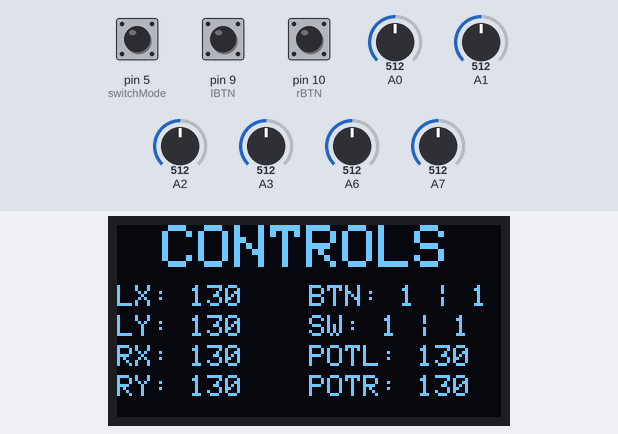
This sketch was run on a simulated Arduino Nano, built with avr-gcc and run on an emulated ATmega328P. Parts: 128×64 one-colour display. Inputs (shaded band) come from the test bench; at power-on: A0 = 512, A1 = 512, A2 = 512, A3 = 512, A6 = 512, A7 = 512, pin 5 (switchMode) HIGH, pin 9 (lBTN) HIGH, pin 10 (rBTN) HIGH. No radio packets arrive unless stated; what the sketch prints to the serial monitor is not drawn.

Above: at 3.7 s.
3.8 s: A0 set to 716
At 4.3 s:
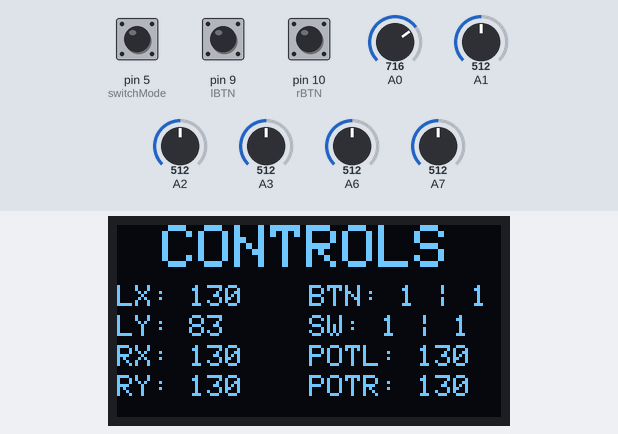
5.3 s: A1 set to 716
At 6.4 s:
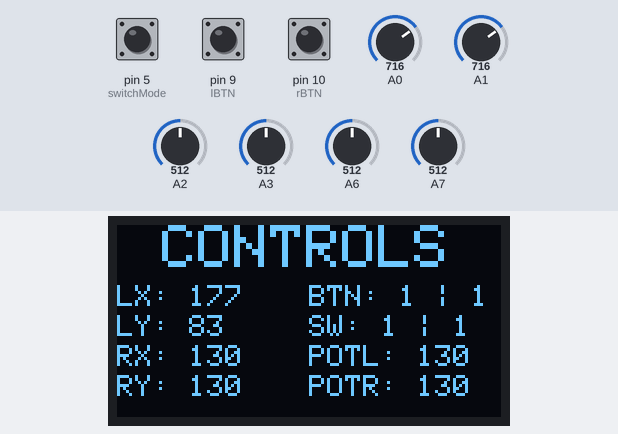
6.8 s: A2 set to 716
At 7.7 s:
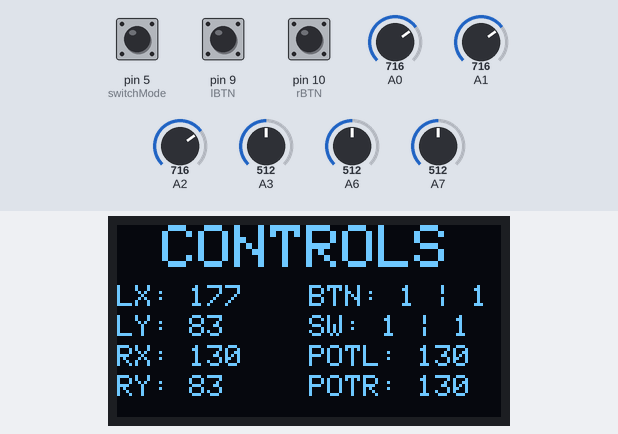
8.3 s: A3 set to 716
At 9.5 s:
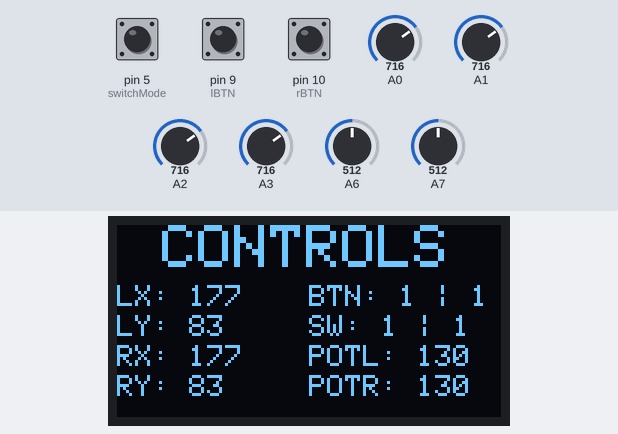
9.8 s: A6 set to 716
At 10.3 s:
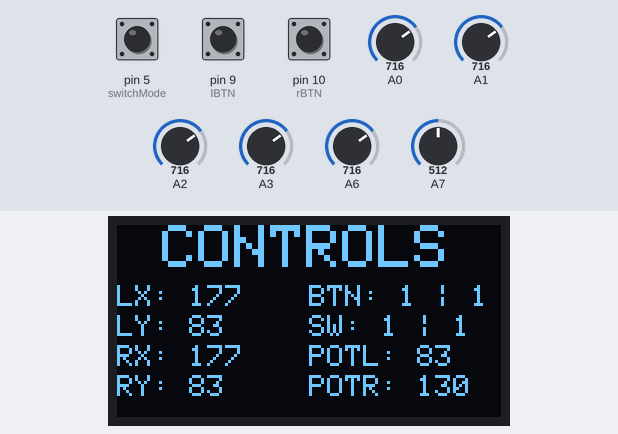
11.3 s: A7 set to 716
At 12.4 s:
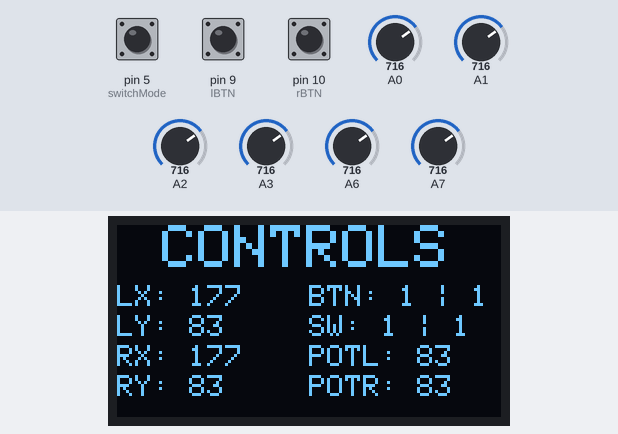
Timing chart, 0 to 13.8 s (numbered marks = the images above; inputs shaded):
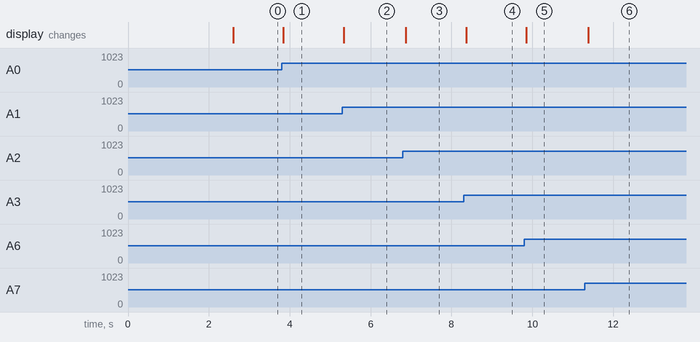

Measured:
- after the input at 3.8 s, the display: changes at once (image 1)
- after the input at 5.3 s, the display: changes at once (image 2)
- after the input at 6.8 s, the display: changes after 0.07 s (image 3)
- after the input at 8.3 s, the display: changes after 0.06 s (image 4)
- after the input at 9.8 s, the display: changes after 0.05 s (image 5)
- after the input at 11.3 s, the display: changes after 0.08 s (image 6)

The sketch:

RF-Moduli-Mini.ino
```cpp
/*
* Transmitter Code for RF Moduli Mini
* Written by Christopher Lai
* For loklokfafa
*
* Last Updated: 11/14/2022
*/
#include <SPI.h>
#include <nRF24L01.h>
#include <RF24.h>

#include <Wire.h>
#include <Adafruit_GFX.h>
#include <Adafruit_SSD1306.h>

#define SCREEN_WIDTH 128 // OLED display width, in pixels
#define SCREEN_HEIGHT 64 // OLED display height, in pixels

// Declaration for an SSD1306 display connected to I2C (SDA, SCL pins)
Adafruit_SSD1306 display(SCREEN_WIDTH, SCREEN_HEIGHT, &Wire, -1);

RF24 radio(7, 8); // CE, CSN
const byte address[6] = "00501";
const uint8_t  channel = 102;

int lowmap = 10;
int highmap = 250;

// Define the digital inputs
#define lBTN 9  // Joystick button 1
#define rBTN 10  // Joystick button 2
#define switchL 0 // Left Switch
#define switchR 1 // Right Switch
#define switchMode 5 // Mode Switch

// Max size 32 bytes because of buffer limit
struct CMD_Packet {
  byte leftstickx;
  byte leftsticky;
  byte rightstickx;
  byte rightsticky;
  byte btnleft;
  byte btnright;
  byte potleft;
  byte potright;
  byte modeSW;
  byte leftSW;
  byte rightSW;
};

//Make command packet
CMD_Packet packet;

void setup() {
  Serial.begin(9600);
  radio.begin();
  radio.openWritingPipe(address);
  radio.setPALevel(RF24_PA_LOW,0);
  radio.setChannel(channel);
  radio.stopListening();
  Serial.println("Sending");

  // Check for OLED Availability
  if(!display.begin(SSD1306_SWITCHCAPVCC, 0x3C)) { // Address 0x3D for 128x64
    Serial.println(F("SSD1306 allocation failed"));
    for(;;);
  }

  display.clearDisplay();

  display.setTextSize(2);
  display.setTextColor(WHITE);
  display.setCursor(0, 0);
  display.println("LOADING...");
  display.setCursor(0, 20);
  display.println("Setting Up");
  display.setCursor(0, 40);
  display.println("RF Moduli");
  display.display();
  delay(2500);

  //Set Up Controls
  pinMode(lBTN, INPUT_PULLUP);
  pinMode(rBTN, INPUT_PULLUP);
  pinMode(switchL, INPUT_PULLUP);
  pinMode(switchR, INPUT_PULLUP);
  pinMode(switchMode, INPUT_PULLUP);
}

void loop() {

  // Read all analog inputs and map them to one Byte value
  //Gather Left Stick Values
  packet.leftstickx = map(analogRead(A1),0,1023,lowmap,highmap);
  packet.leftsticky = map(analogRead(A0),0,1023,highmap,lowmap);

  //Gather Right Stick Values
  packet.rightstickx = map(analogRead(A3),0,1023,lowmap,highmap);
  packet.rightsticky = map(analogRead(A2),0,1023,highmap,lowmap);

  // Read all digital inputs
  packet.btnleft = digitalRead(lBTN);
  packet.btnright = digitalRead(rBTN);
  packet.modeSW = digitalRead(switchMode);
  packet.leftSW = digitalRead(switchL);
  packet.rightSW = digitalRead(switchR);

  // Read potentiometer values and assign them to packet
  packet.potleft = map(analogRead(A6),0,1023,highmap,lowmap);
  packet.potright = map(analogRead(A7),0,1023,highmap,lowmap);

  // Send the whole data from the structure to the receiver
  radio.write(&packet, sizeof(packet));

  // debug();
  OLED_display();

  delay(5);
}

void OLED_display()
{
  display.clearDisplay();
  display.setTextSize(2);
  display.setTextColor(WHITE);
  display.setCursor(15,0);
  display.println("CONTROLS");
  display.setTextSize(1);
  display.setCursor(0,20);
  display.println("LX: " + String(packet.leftstickx));
  display.setCursor(0,30);
  display.println("LY: " + String(packet.leftsticky));
  display.setCursor(0,40);
  display.println("RX: " + String(packet.rightstickx));
  display.setCursor(0,50);
  display.println("RY: " + String(packet.rightsticky));
  display.setCursor(64,20);
  display.println("BTN: " + String(packet.btnleft) + " | " + String(packet.btnright));
  display.setCursor(64,30);
  display.println("SW: " + String(packet.leftSW) + " | " + String(packet.rightSW));
  display.setCursor(64,40);
  display.println("POTL: " + String(packet.potleft));
  display.setCursor(64,50);
  display.println("POTR: " + String(packet.potright));
  display.display();
}

void debug() {
      //THIS IS FOR DEBUG
      delay(5);
}
```
